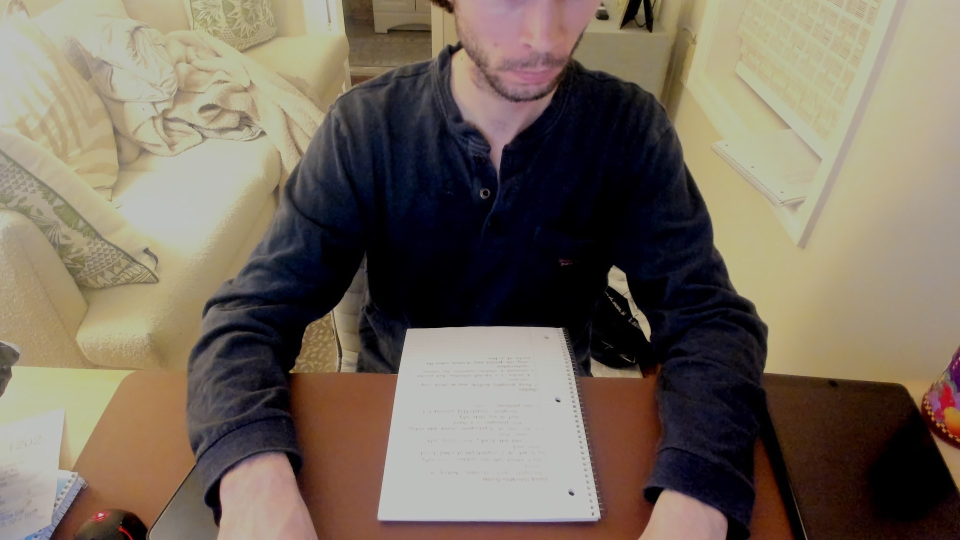
#> input picture data/topdown.jpg, 1920 x 1080 px (shown at 1/2 size)
$ jupyter execute topdown.ipynb
#> lines starting #> are read from the running program, lines starting #| are printed output that depends on the picture
[cell 1]
import cv2
import PIL
import matplotlib.pyplot as plt
import numpy as np

[cell 2]
TD = cv2.imread('../data/topdown.jpg', cv2.IMREAD_GRAYSCALE)
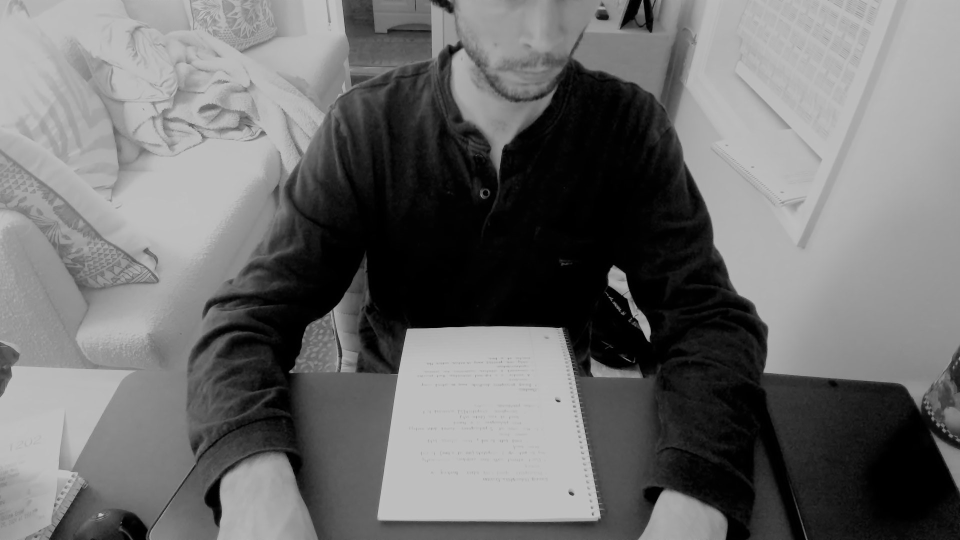
#> TD: shape (1080, 1920) (shown at 1/2 size); min 0, max 199, mean 109.5

[cell 3]
# [34 lines left out: function point_selector, not called in this run]


def perspective_mapping(image, src_points, dst_size):
    # Define the source points from the image
#> called with src_points = array of shape (4, 2), dst_size = (1080, 1920)
    src = np.array(src_points, dtype="float32")

    # The destination size will be used to create the destination points
    width, height = dst_size

    # Destination points - these will form a rectangle where the new image will be mapped
    dst = np.array([
        [0, 0],
        [0, height - 1],
        [width - 1, height - 1],
        [width - 1, 0]],
        dtype="float32")

    # Compute the perspective transform matrix and then apply it
    M = cv2.getPerspectiveTransform(src, dst)
    warped = cv2.warpPerspective(image, M, (width, height))
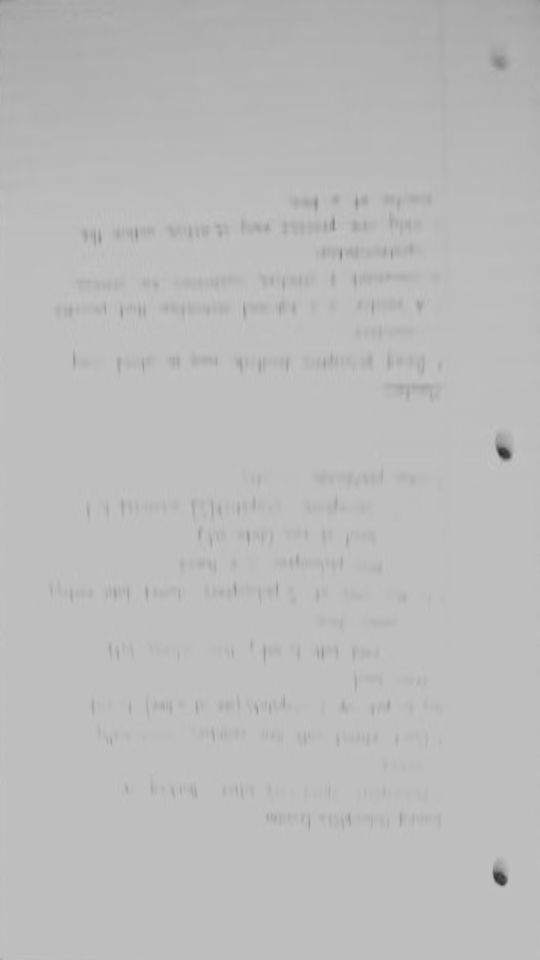
#> warped: shape (1920, 1080) (shown at 1/2 size); min 32, max 197, mean 186.6

    # Return the warped image
    return warped

[cell 4]
# point_selector(TD)

[cell 5]
src_pts = np.array([[815, 657], [756, 1035], [1180, 1030], [1112, 658]], dtype=np.float32)

[cell 6]
TD_res = perspective_mapping(TD, src_pts, (1080,1920))

[cell 7]
plt.imshow(TD_res, cmap='gray'), plt.show()

[cell 8]
def rotate_image(image, angle):
    """
    Rotate the given image by the specified angle.

    :param image: Input image to be rotated.
    :param angle: The rotation angle in degrees. Positive values mean
                  counter-clockwise rotation.
    :return: The rotated image.
    """
#> called with angle = 180
    # Get the image size
    height, width = image.shape[:2]
#> height = 1920; width = 1080

    # Calculate the center of the image
    center = (width / 2, height / 2)
#> center = (540, 960)

    # Get the rotation matrix using the cv2.getRotationMatrix2D function
    rotation_matrix = cv2.getRotationMatrix2D(center, angle, 1.0)

    # Perform the rotation using cv2.warpAffine
    rotated_image = cv2.warpAffine(image, rotation_matrix, (width, height), flags=cv2.INTER_LINEAR)

    return rotated_image
